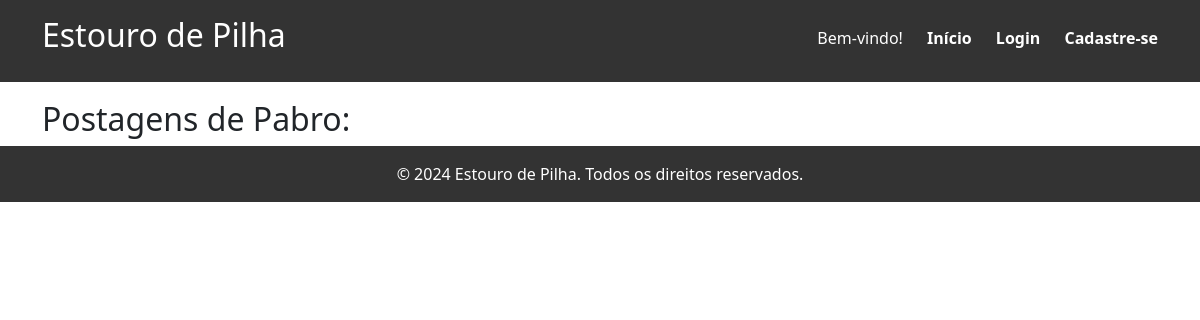
Page /perfil_usuario.php?usr_id=4 on the earlier database version.
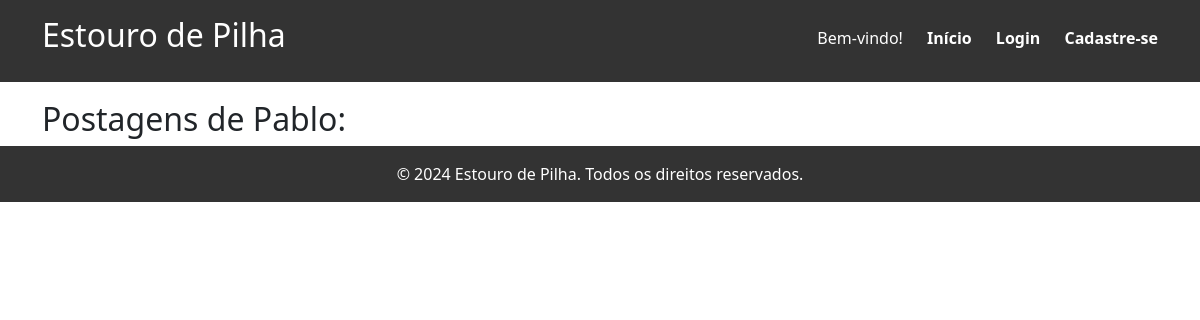
Same page on the later database version.
### tables this page shows
CREATE TABLE IF NOT EXISTS db_usr (
  usr_id INT NOT NULL AUTO_INCREMENT,
  usr_name VARCHAR(20) NOT NULL,
  usr_password VARCHAR(255) NOT NULL,
  PRIMARY KEY (usr_id)
);

### perfil_usuario.php (the view, shortened to what this page needs)
<?php
$logged_in = $_SESSION['logged_in'] ?? false;
$usr = $_SESSION['usr'] ?? '';
require_once 'banco.php';
$usr_id = $_GET['usr_id'];
$stmt = $banco->prepare("SELECT usr_name FROM db_usr WHERE usr_id = ?");
$stmt->bind_param("i", $usr_id);
$stmt->execute();
$result = $stmt->get_result();
$usuario = $result->fetch_object();
?>
<!DOCTYPE html>
<html lang="pt-br">
<head>
    <link rel="stylesheet" href="estilos.css">
    <link href="https://cdn.jsdelivr.net/npm/bootstrap@5.3.3/dist/css/bootstrap.min.css" rel="stylesheet">
</head>
<body>
<header>
    <div class="container">
        <h1>Estouro de Pilha</h1>
        <nav>
            <ul>
                <?php if ($logged_in): ?>
                    <li>Olá, <?php echo htmlspecialchars($usr); ?>!</li>
                    <li><a href="index.php">Início</a></li>
                    <li><a href="meu_perfil.php">Meu Perfil</a></li>
                    <li><a href="logout.php">Logout</a></li>
                <?php else: ?>
                    <li>Bem-vindo!</li>
                    <li><a href="index.php">Início</a></li>
                    <li><a href="login.php">Login</a></li>
                    <li><a href="register.php">Cadastre-se</a></li>
                <?php endif; ?>
            </ul>
        </nav>
    </div>
</header>
<main class="container">
    <section class="feed">
    <h2>Postagens de <?php echo htmlspecialchars($usuario->usr_name);?>:</h2>
    </section>
</main>
<footer>
    <div class="container">
        <p>&copy; 2024 Estouro de Pilha. Todos os direitos reservados.</p>
    </div>
</footer>
</body>
</html>

Differences in the rows shown:
changed db_usr: usr_name "Pabro" → "Pablo"
